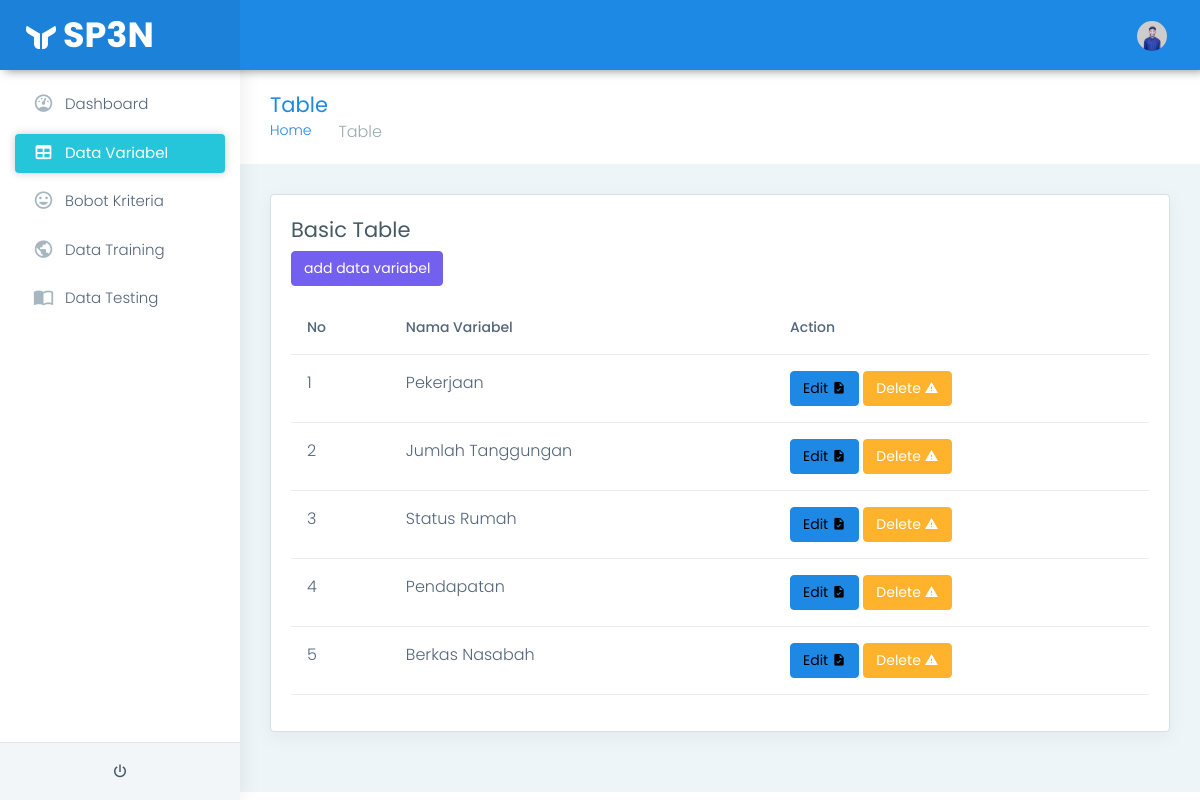
The page /viewlogin/Dasboard/html/data-variabel.php on the database its author committed.
### tables this page shows
CREATE TABLE `tb_variabel` (
  `id_variabel` int(11) NOT NULL,
  `nama_variabel` varchar(80) NOT NULL
);

### viewlogin/Dasboard/html/crudvariabel/view-variabel.php (the view)
<?php
include('../../../koneksi.php');
$no = 1;
$query = mysqli_query($conn, "SELECT * FROM tb_variabel");
while ($row = mysqli_fetch_assoc($query)) {
?>
    <tr>
        <td> <?php echo $no++ ?> </td>
        <td> <?php echo $row['nama_variabel'] ?> </td>
        <td>
            <a href="../html/view-update-variabel.php?tes=<?php echo $row['id_variabel']; ?>" class="btn btn-info btn-icon-text">Edit <i class="mdi mdi-file-check btn-icon-append"></i></a>
            <a href="../html/crudvariabel/delete.php?tes=<?php echo $row['id_variabel']; ?>" class="btn btn-warning btn-icon-text">Delete <i class="mdi mdi-alert btn-icon-prepend"></i></a>
        </td>
    </tr>
<?php
}
?>

### rows shown on the page
tb_variabel: nama_variabel "Pekerjaan"
tb_variabel: nama_variabel "Jumlah Tanggungan"
tb_variabel: nama_variabel "Status Rumah"
tb_variabel: nama_variabel "Pendapatan"
tb_variabel: nama_variabel "Berkas Nasabah"
